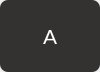
<?xml version="1.0" encoding="UTF-8"?>
<ui version="4.0">
 <class>Form</class>
 <widget class="QWidget" name="Form">
  <property name="geometry">
   <rect>
    <x>0</x>
    <y>0</y>
    <width>100</width>
    <height>72</height>
   </rect>
  </property>
  <property name="minimumSize">
   <size>
    <width>50</width>
    <height>68</height>
   </size>
  </property>
  <property name="windowTitle">
   <string>Form</string>
  </property>
  <layout class="QHBoxLayout" name="horizontalLayout">
   <property name="spacing">
    <number>0</number>
   </property>
   <property name="leftMargin">
    <number>0</number>
   </property>
   <property name="topMargin">
    <number>0</number>
   </property>
   <property name="rightMargin">
    <number>0</number>
   </property>
   <property name="bottomMargin">
    <number>0</number>
   </property>
   <item>
    <widget class="QPushButton" name="button">
     <property name="sizePolicy">
      <sizepolicy hsizetype="Preferred" vsizetype="Preferred">
       <horstretch>0</horstretch>
       <verstretch>0</verstretch>
      </sizepolicy>
     </property>
     <property name="font">
      <font>
       <pointsize>16</pointsize>
      </font>
     </property>
     <property name="styleSheet">
      <string notr="true">QPushButton {
	background-color: rgb(52, 50, 48);
	border-style: solid;
	border-color: rgb(66, 205, 82);
	color: rgb(161, 161, 161);
	border-width: 0px;
	border-radius: 8px;
	color: white;
}

QPushButton:hover {
	border-width: 2px;
	color: rgb(66, 205, 82);
}

QPushButton:pressed {
	background-color: rgb(66, 205, 82);
	color: white;
	border-width: 0px;
}

QPushButton:disabled {
	background-color: transparent;
	color: white;
	border-width: 2px;
	border-color: rgb(66, 205, 82);
}</string>
     </property>
     <property name="text">
      <string>A</string>
     </property>
    </widget>
   </item>
  </layout>
 </widget>
 <resources/>
 <connections/>
</ui>
